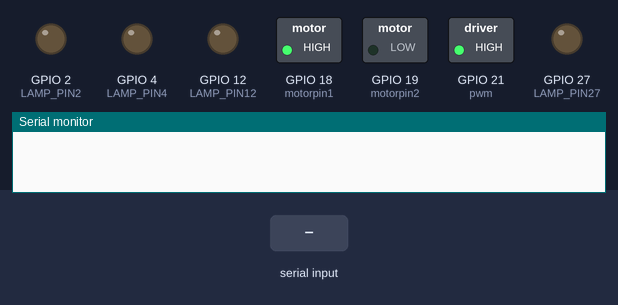
This sketch was run on a simulated ESP32. On the bench: switched loads named in the sketch (green lamp = pin HIGH), output pins drawn as LEDs (lit = HIGH), the last lines printed to the serial monitor. The inputs (shaded band) are chosen by the test bench.

Above: at 7.2 s.
7.3 s: "1\n" received over Serial
At 7.8 s:
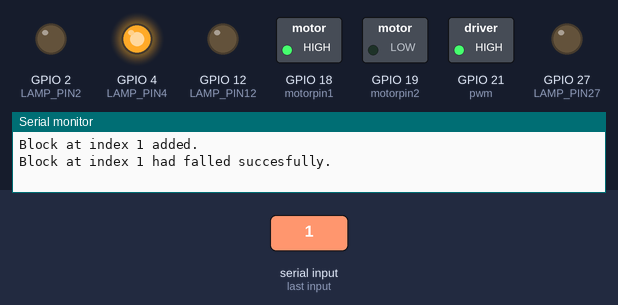
9.4 s: "2\n" received over Serial
At 9.9 s:
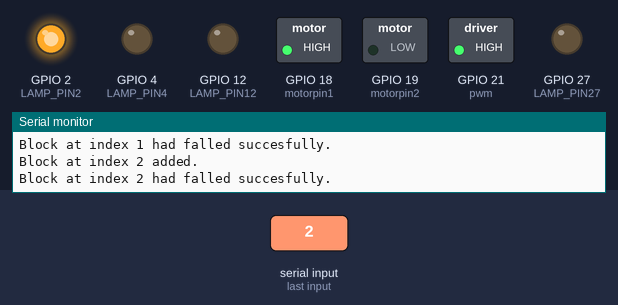
11.5 s: "3\n" received over Serial
At 12.0 s:
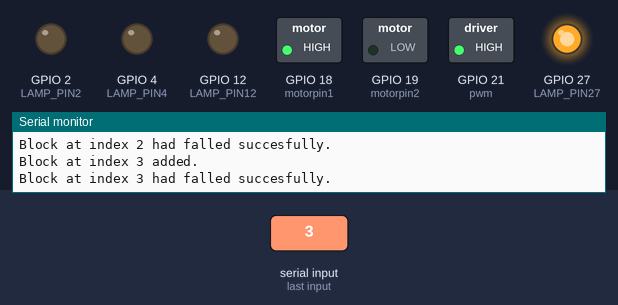
13.6 s: "4\n" received over Serial
At 14.1 s:
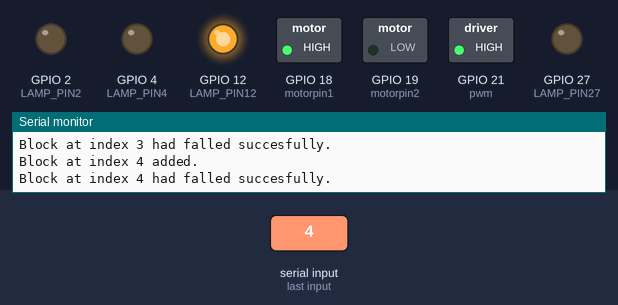
Timing chart, 0 to 16.6 s (numbered marks = the images above; inputs shaded):
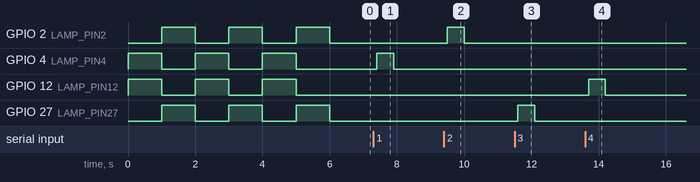

Measured:
- after the input at 7.3 s, GPIO 4 (LAMP_PIN4): LOW → HIGH after 0.10 s, → LOW 0.50 s later
- after the input at 9.4 s, GPIO 2 (LAMP_PIN2): LOW → HIGH after 0.10 s, → LOW 0.50 s later
- after the input at 11.5 s, GPIO 27 (LAMP_PIN27): LOW → HIGH after 0.10 s, → LOW 0.50 s later
- after the input at 13.6 s, GPIO 12 (LAMP_PIN12): LOW → HIGH after 0.10 s, → LOW 0.50 s later

The sketch:

serialesp.ino
```cpp
#include <Arduino.h>
#include <ArduinoQueue.h>

#define ll unsigned long
#define LAMP_PIN2 2
#define LAMP_PIN4 4
#define LAMP_PIN12 12
#define LAMP_PIN27 27
#define micros_min 100000
#define micros_max 105000
#define lamp_duration 500000
#define motorpin1 18
#define motorpin2 19
#define pwm 21

struct item{
  int index;
  ll timestamp;
};

ArduinoQueue<item> block;

String serial_input_buffer = "";
bool new_input_ready = false;
ll lamp2_time = 0;
ll lamp4_time = 0;
ll lamp12_time = 0;
ll lamp27_time = 0;

ll timestamp() {
  return micros();
}

void handle_lamp_blink() {

  if (digitalRead(LAMP_PIN2) == HIGH && (micros() - lamp2_time >= lamp_duration)) {
    digitalWrite(LAMP_PIN2, LOW);
  }

  if (digitalRead(LAMP_PIN4) == HIGH && (micros() - lamp4_time >= lamp_duration)) {
    digitalWrite(LAMP_PIN4, LOW);
  }

  if (digitalRead(LAMP_PIN12) == HIGH && (micros() - lamp12_time >= lamp_duration)) {
    digitalWrite(LAMP_PIN12, LOW);
  }

  if (digitalRead(LAMP_PIN27) == HIGH && (micros() - lamp27_time >= lamp_duration)) {
    digitalWrite(LAMP_PIN27, LOW);
  }
}

void setup() {
  Serial.begin(115200);
  serial_input_buffer.reserve(20);
  pinMode(LAMP_PIN2, OUTPUT);
  pinMode(LAMP_PIN4, OUTPUT);
  pinMode(LAMP_PIN12, OUTPUT);
  pinMode(LAMP_PIN27, OUTPUT);
  pinMode(motorpin1,OUTPUT);
  pinMode(motorpin2,OUTPUT);
  ledcAttach(pwm, 5000, 8);
  ledcWrite(pwm, 255);
  digitalWrite(motorpin1,HIGH);
  digitalWrite(motorpin2,LOW);
  for(int i=0;i<3;i++){
    digitalWrite(LAMP_PIN12,HIGH);
    digitalWrite(LAMP_PIN4,HIGH);
    delay(1000);
    digitalWrite(LAMP_PIN12,LOW);
    digitalWrite(LAMP_PIN4,LOW);
    digitalWrite(LAMP_PIN27,HIGH);
    digitalWrite(LAMP_PIN2,HIGH);
    delay(1000);
    digitalWrite(LAMP_PIN27,LOW);
    digitalWrite(LAMP_PIN2,LOW);
  }
}

void loop() {
  while (Serial.available()) {
    char inChar = Serial.read();

    if (inChar == '\n' || inChar == '\r') {
      serial_input_buffer.trim();
      if (serial_input_buffer.length() > 0) {
        new_input_ready = true;
      }
      break;
    } else {
      serial_input_buffer += inChar;
    }
  }

  if (new_input_ready) {
    int current_index = serial_input_buffer.toInt();

    serial_input_buffer = "";
    new_input_ready = false;

    if (current_index >= 1 && current_index <= 4) {
        ll index_time = timestamp();
        block.enqueue(item{current_index, index_time});
        Serial.print("Block at index ");
        Serial.print(current_index);
        Serial.println(" added.");
    } else {
      Serial.println("No Action, index out of range");
    }
  }

  handle_lamp_blink();

  if (!block.isEmpty()) {
    ll elapsed_time = timestamp() - block.front().timestamp;

    if (elapsed_time >= micros_min && elapsed_time <= micros_max) {
      if (block.front().index == 1) {
        digitalWrite(LAMP_PIN4, HIGH);
        lamp4_time = micros();
      } else if(block.front().index == 2){
        digitalWrite(LAMP_PIN2, HIGH);
        lamp2_time = micros();
      } else if(block.front().index == 3){
        digitalWrite(LAMP_PIN27, HIGH);
        lamp27_time = micros();
      } else if (block.front().index == 4) {
        digitalWrite(LAMP_PIN12, HIGH);
        lamp12_time = micros();
      }

      Serial.print("Block at index ");
      Serial.print(block.front().index);
      Serial.println(" had falled succesfully.");

      block.dequeue();

    } else if (elapsed_time > micros_max + 5000) {
        Serial.print("Warning : Block ");
        Serial.print(block.front().index);
        Serial.println(" missed the gate. Dirty block entered the clean box.");
        block.dequeue();
    }
  }
}
```
